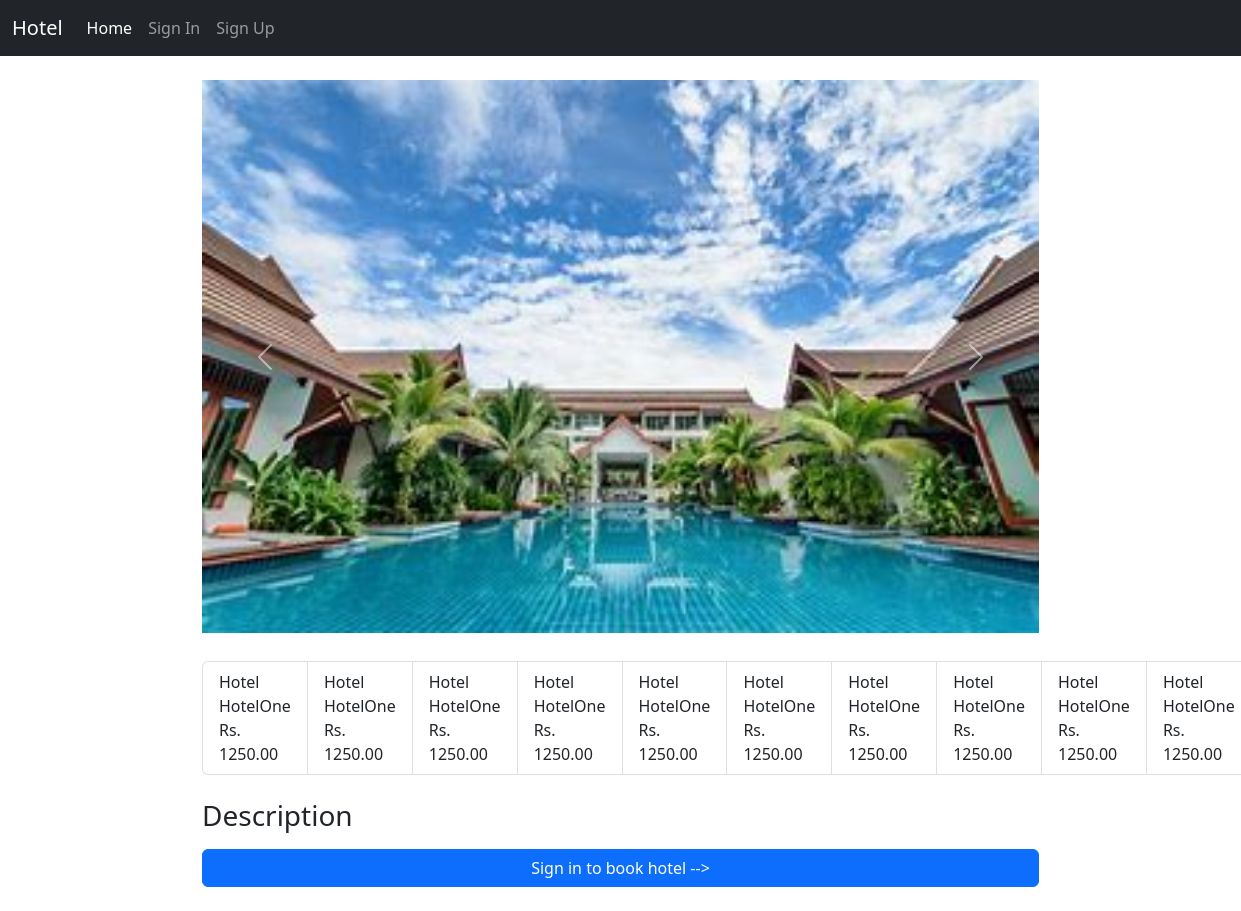
/hotel/2, run on the app's committed database.
### home/models.py (models this page shows, shortened)
class HotelImages(models.Model):
    hotel= models.ForeignKey(Hotel ,related_name="images", on_delete=models.CASCADE)
    images = models.ImageField(upload_to="hotels")

class Room(models.Model):
    class RoomType(models.TextChoices):
        STANDARD = 'Standard'
        SUPERIOR = 'Superior'
        DELUXE = 'Deluxe'
        SUITE = 'Suite'
        FAMILY = 'Family'
    hotel = models.ForeignKey(Hotel, on_delete=models.CASCADE, related_name='rooms')
    amenities = models.ManyToManyField(Amenity, related_name='room', blank=True)  # Many-to-many relation to Amenity
    room_number = models.IntegerField(default=0)
    is_Booked = models.BooleanField(default=False)
    type = models.CharField(max_length=100, choices=RoomType.choices)
    price_per_night = models.DecimalField(decimal_places=2, max_digits=10 ,  validators=[MinValueValidator(Decimal('0.01'))])

class Hotel(models.Model):
    location = models.ForeignKey('home.Location', on_delete=models.CASCADE)
    name            = models.CharField(max_length=100 , unique=True)
    stars           = models.PositiveSmallIntegerField(validators=[MinValueValidator(1),MaxValueValidator(5)])
    is_suspended    = models.BooleanField(default=False)
    is_premium      = models.BooleanField(default=False)
    room_count      = models.PositiveIntegerField(default=0)

### home/views.py (the view, shortened to what this page needs)
# urls.py: path('hotel/<id>',get_hotel,name='get_hotel'),
def get_hotel(request, id):
    hotel = get_object_or_404(Hotel, id=id)
    context = {'hotel': hotel}
    context['date'] = datetime.today().strftime('%Y-%m-%d')
    return render(request, 'home/hotel.html', context)

### templates/home/hotel.html (shortened to what this page needs)
{% extends 'home/base.html' %}
{% block body %}
<div class=" container mt-4">
    <div id="carouselExampleControls" class="carousel slide w-75 m-auto" data-bs-ride="carousel">
        <div class="carousel-inner">
            {% for i in hotel.images.all %}
            <div class="carousel-item active">
                <img src="/media/{{i.images}}" class="d-block w-100" alt="...">
            </div>
            {% endfor %}
        </div>
        <button class="carousel-control-prev" type="button" data-bs-target="#carouselExampleControls"
            data-bs-slide="prev">
            <span class="carousel-control-prev-icon" aria-hidden="true"></span>
        </button>
        <button class="carousel-control-next" type="button" data-bs-target="#carouselExampleControls"
            data-bs-slide="next">
            <span class="carousel-control-next-icon" aria-hidden="true"></span>
        </button>
    </div>
    <div class="mt-4 mb-4  w-75 m-auto">
        <ul class="list-group list-group-horizontal">
            {% for room in hotel.rooms.all %}
            <li class="list-group-item mt-1 mr-1">
                Hotel {{ hotel.name }} <br> Rs. {{ room.price_per_night }}
            </li>
            {% endfor %}
        </ul>
        <div class="mt-4">
            <h3>Description</h3>
            {% if request.user.is_authenticated %}
            <div class="card">
                <div class="card-body">
                    <form method='POST'>
                        {% csrf_token %}
                        <label for="startDate" class='mt-3'>
                            Check In
                        </label>
                        <input type="date" name="startDate" class="form-control" id="startDate" name="startDate" min={{date}}
                        {% if startdate %}
                        value="{{startdate}}"
                        {% endif %}
                        >
                        <label for="endDate" class="mt-3">
                            Check Out
                        </label>
                        <input type="date" name="endDate" class="form-control" id="endDate" name="endDate" min={{date}}
                        {% if enddate %}
                        value="{{enddate}}"
                        {% endif %}
                        >
                        <div class='d-grid'>
                            <button class="btn mt-3 btn-primary" type='submit'>
                                Book Now
                            </button>
                        </div>
                    </form>
                </div>
            </div>
            {% else %}
            <div class="d-grid ">
                <a class="btn btn-primary" href="{% url 'signin' %}" type="button">Sign in to book hotel --> </a>
              </div>
            {% endif %}
        </div>
    </div>
</div>
{% endblock body %}

### templates/home/hotel.html (style rules this page uses)
.list-group { list-style-type: disc !important; }

### data on the page
HotelImages: images (picture)
Room: price_per_night "1250.00"
Hotel: name "HotelOne"
Room: price_per_night "1250.00"
Room: price_per_night "1250.00"
Room: price_per_night "1250.00"
Room: price_per_night "1250.00"
Room: price_per_night "1250.00"
Room: price_per_night "1250.00"
Room: price_per_night "1250.00"
Room: price_per_night "1250.00"
Room: price_per_night "1250.00"
